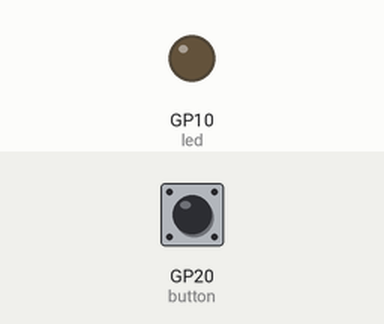
This program was run on a simulated Raspberry Pi Pico running MicroPython. Parts: output pins drawn as LEDs (lit = HIGH). The test bench sets the inputs (shaded band); at power-on: GP20 (button) LOW. What the program prints to the serial console is not drawn.

Above: at 1.2 s.
1.3 s: GP20 (button) pulled HIGH for 0.15 s
At 2.4 s:
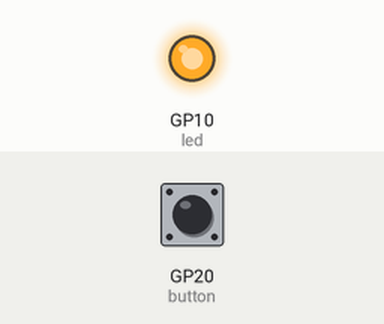
2.9 s: GP20 (button) pulled HIGH for 1 s
At 3.6 s:
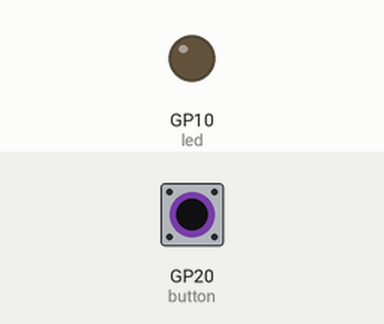
5.4 s: GP20 (button) pulled HIGH for 3.2 s
At 6.7 s:
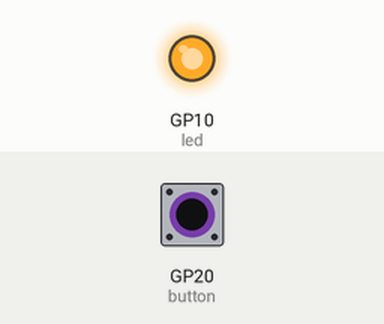
Timing chart, 0 to 8.4 s (numbered marks = the images above; inputs shaded):
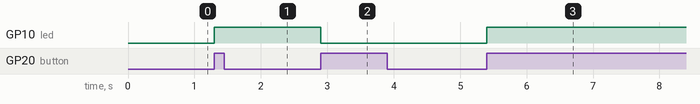

The program:

4_1_Taster_per_Interrupt.py
```python
"""
Micropython-Programm zum entprellen (tooglen) einer LED per Taster
Stand 20.10.2023 - Python 3.7 MicroPython Extension auf PyBoard ( Pico )
Taster an GP 20
LED an GP 10
Effekt : Interrupt wird durch Prellen mehrfach aufgerufen -> Zähler springt
https://wokwi.com/projects/397295599185953793
"# Importieren der machine-Bibliothek zur Verwendung von Hardwarefunktionen
import machine
"""
# Importieren der machine-Bibliothek zur Verwendung von Hardwarefunktionen
import machine

# Initialisierung der globalen Variablen für den letzten LED-Zustand und Zähler
last_led_state = False  # Zustand der LED speichern
led = machine.Pin(10, machine.Pin.OUT)  # LED an GP10 im Output-Modus
button = machine.Pin(20, machine.Pin.IN, machine.Pin.PULL_DOWN)  # Taster an GP20 im Input-Modus
counter = 0  # Zähler für den Hauptprogrammzyklus
isr_counter = 0  # Zähler für die Anzahl der Interrupt-Aufrufe

# Definition der Interrupt-Service-Routine
def toggle_led(pin):
    global last_led_state, isr_counter
    isr_counter += 1  # Erhöhen des Interrupt-Zählers bei jedem Aufruf

    # Überprüfung, ob der auslösende Pin der Taster ist
    if pin == button:
        last_led_state = not last_led_state  # Umkehren des LED-Zustandes
        led.value(last_led_state)  # Aktualisieren des LED-Zustands am Pin

# Konfiguration des Interrupts für den Taster
button.irq(trigger=machine.Pin.IRQ_RISING, handler=toggle_led)  # Interrupt bei steigender Flanke

# Endlosschleife zur Ausgabe der Zustände und Zählerstände
while True:
    print("LED :", last_led_state, "   Interrupts:", isr_counter, "   Zähler :", counter)
    counter += 1  # Erhöhen des Hauptprogrammzählers
```

Measured:
- after the input at 1.3 s, GP10 (led): LOW → HIGH at once
- after the input at 2.9 s, GP10 (led): HIGH → LOW at once
- after the input at 5.4 s, GP10 (led): LOW → HIGH at once
